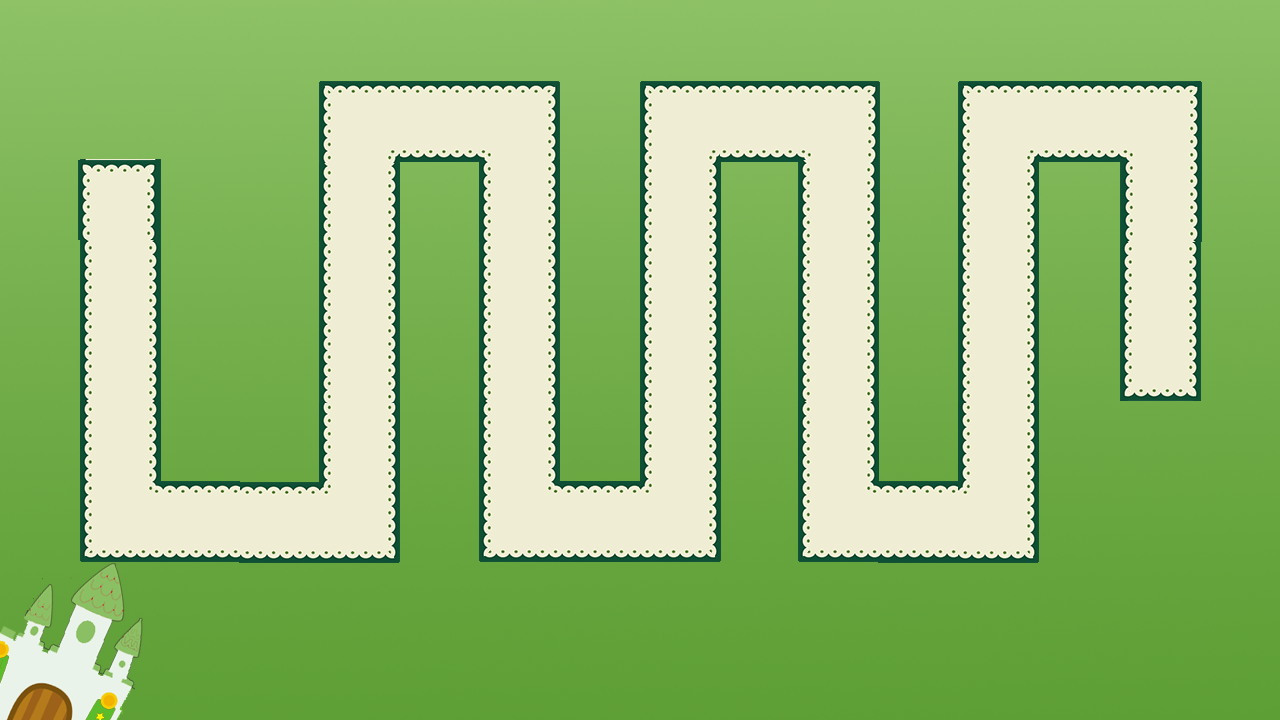

Tiled map render using the project's own tile images. Description and the map definition, with tile-layer contents summarised, below:
An orthogonal 16x9 tile map with 80x80 px tiles, 1 tile layer (块层 1) and 54 objects (enemy, baby, assistant).

<map version="1.0" orientation="orthogonal" width="16" height="9" tilewidth="80" tileheight="80">
 <tileset firstgid="1" name="3" tilewidth="80" tileheight="80">
  <image source="3.png" width="1280" height="720" />
 </tileset>
 <layer name="块层 1" width="16" height="9">
  <data>[144 cells, 144 non-empty, 144 distinct tile ids]</data>
 </layer>
 <objectgroup name="people" width="16" height="9" visible="0">
  <object name="enemy" x="80" y="160" width="80" height="80" />
  <object name="baby" x="1120" y="400" width="80" height="80" />
  <object name="assistant" x="1144" y="364" width="32" height="31" />
 </objectgroup>
 <objectgroup name="barrier" width="16" height="9" visible="0">
  <object x="80" y="160" height="400" />
  <object x="80" y="160" width="80" />
  <object x="160" y="160" height="320" />
  <object x="160" y="480" width="160" />
  <object x="320" y="80" height="400" />
  <object x="80" y="560" width="320" />
  <object x="400" y="160" height="400" />
  <object x="400" y="160" width="80" />
  <object x="480" y="160" height="400" />
  <object x="480" y="560" width="240" />
  <object x="720" y="160" height="400" />
  <object x="720" y="160" width="80" />
  <object x="800" y="160" height="400" />
  <object x="800" y="560" width="240" />
  <object x="1040" y="160" height="400" />
  <object x="1040" y="160" width="80" />
  <object x="1120" y="160" height="320" />
  <object x="320" y="80" width="240" />
  <object x="560" y="80" height="400" />
  <object x="560" y="480" width="80" />
  <object x="640" y="80" height="400" />
  <object x="640" y="80" width="240" />
  <object x="880" y="80" height="400" />
  <object x="880" y="480" width="80" />
  <object x="960" y="80" height="400" />
  <object x="960" y="80" width="240" />
  <object x="1200" y="80" height="400" />
 </objectgroup>
 <objectgroup name="road" width="16" height="9" visible="0">
  <object x="83" y="165" width="75" height="353">
   <properties>
    <property name="direction" value="down" />
   </properties>
  </object>
  <object x="80" y="480" width="279" height="76">
   <properties>
    <property name="direction" value="right" />
   </properties>
  </object>
  <object x="320" y="125" width="81" height="431">
   <properties>
    <property name="direction" value="up" />
   </properties>
  </object>
  <object x="319" y="75" width="197" height="87">
   <properties>
    <property name="direction" value="right" />
   </properties>
  </object>
  <object x="476" y="73" width="85" height="447">
   <properties>
    <property name="direction" value="down" />
   </properties>
  </object>
  <object x="480" y="479" width="203" height="76">
   <properties>
    <property name="direction" value="right" />
   </properties>
  </object>
  <object x="643" y="120" width="73" height="436">
   <properties>
    <property name="direction" value="up" />
   </properties>
  </object>
  <object x="644" y="83" width="195" height="76">
   <properties>
    <property name="direction" value="right" />
   </properties>
  </object>
  <object x="805" y="80" width="71" height="443">
   <properties>
    <property name="direction" value="down" />
   </properties>
  </object>
  <object x="804" y="485" width="197" height="73">
   <properties>
    <property name="direction" value="right" />
   </properties>
  </object>
  <object x="961" y="123" width="73" height="436">
   <properties>
    <property name="direction" value="up" />
   </properties>
  </object>
  <object x="959" y="77" width="199" height="85">
   <properties>
    <property name="direction" value="right" />
   </properties>
  </object>
  <object x="1120" y="80" width="80" height="319">
   <properties>
    <property name="direction" value="down" />
   </properties>
  </object>
 </objectgroup>
 <objectgroup name="tower" width="16" height="9">
  <object x="160" y="320" width="80" height="80">
   <properties>
    <property name="type" value="3,4" />
   </properties>
  </object>
  <object x="400" y="160" width="80" height="80">
   <properties>
    <property name="type" value="3,4" />
   </properties>
  </object>
  <object x="560" y="400" width="80" height="80">
   <properties>
    <property name="type" value="3,4" />
   </properties>
  </object>
  <object x="720" y="160" width="80" height="80">
   <properties>
    <property name="type" value="3,4" />
   </properties>
  </object>
  <object x="880" y="400" width="80" height="80">
   <properties>
    <property name="type" value="3,4" />
   </properties>
  </object>
  <object x="1040" y="160" width="80" height="80">
   <properties>
    <property name="type" value="3,4" />
   </properties>
  </object>
  <object x="720" y="400" width="80" height="80">
   <properties>
    <property name="type" value="3,4" />
   </properties>
  </object>
  <object x="880" y="160" width="80" height="80">
   <properties>
    <property name="type" value="3,4" />
   </properties>
  </object>
  <object x="160" y="240" width="80" height="80">
   <properties>
    <property name="type" value="3,4" />
   </properties>
  </object>
  <object x="400" y="400" width="80" height="80">
   <properties>
    <property name="type" value="3,4" />
   </properties>
  </object>
  <object x="1040" y="320" width="80" height="80">
   <properties>
    <property name="type" value="3,4" />
   </properties>
  </object>
 </objectgroup>
</map>
